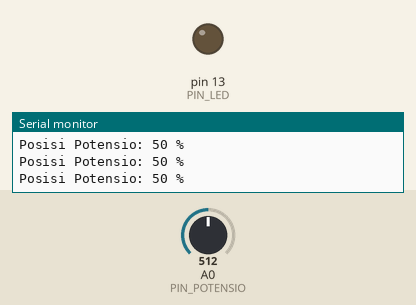
Recording of a sketch running on a simulated Arduino Uno, built with avr-gcc and run on an emulated ATmega328P. On the bench: output pins drawn as LEDs (lit = HIGH), the last lines printed to the serial monitor. The inputs (shaded band) are chosen by the test bench; at power-on: A0 (PIN_POTENSIO) = 512.

Above: at 2.1 s.
2.2 s: A0 (PIN_POTENSIO) set to 768
3.7 s: A0 (PIN_POTENSIO) set to 785
At 3.98 s:
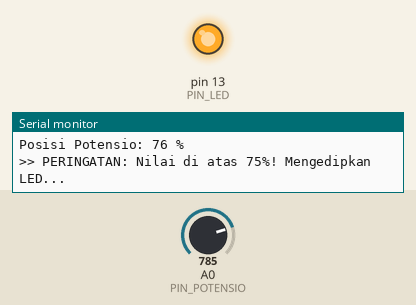
Timing chart, 0 to 12.7 s (numbered marks = the images above; inputs shaded):
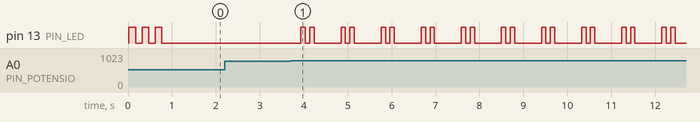

The sketch:

09_penggunaan_fungsi_arduino.ino
```cpp
// ==============================================================================
// MODUL 09: PENGGUNAAN FUNGSI DI ARDUINO
// ==============================================================================
// Tujuan Pembelajaran:
// 1. Memahami konsep fungsi di Arduino agar kode di void loop() rapi dan tidak
//    menumpuk berantakan.
// 2. Membuat fungsi VOID dengan parameter:
//    - Contoh: kedipkanLED(pin, jumlahKedip, jedaMs)
// 3. Membuat fungsi dengan NILAI BALIK (RETURN VALUE):
//    - Contoh: bacaPersenPotensio(pin) -> mengembalikan angka 0 sampai 100%
//
// Rangkaian (Wiring):
// - LED Anoda (+) -> Resistor 220 Ohm -> Pin Digital 13
// - Potensiometer Kaki Tengah -> Pin Analog A0
// ==============================================================================

const int PIN_LED = 13;
const int PIN_POTENSIO = A0;

// ------------------------------------------------------------------------------
// FUNGSI 1: VOID DENGAN PARAMETER
// Berfungsi mengedipkan LED sejumlah kali yang kita minta tanpa menulis ulang
// digitalWrite dan delay berkali-kali.
// ------------------------------------------------------------------------------
void kedipkanLED(int pin, int jumlahKedip, int jedaMs) {
  for (int i = 0; i < jumlahKedip; i++) {
    digitalWrite(pin, HIGH);
    delay(jedaMs);
    digitalWrite(pin, LOW);
    delay(jedaMs);
  }
}

// ------------------------------------------------------------------------------
// FUNGSI 2: DENGAN NILAI BALIK (RETURN VALUE)
// Berfungsi membaca analog sensor, lalu langsung mengonversinya menjadi persen (0-100)
// ------------------------------------------------------------------------------
int bacaPersenPotensio(int pinAnalog) {
  int nilaiMentah = analogRead(pinAnalog);           // Nilai 0 s/d 1023
  int persen = map(nilaiMentah, 0, 1023, 0, 100);    // Konversi ke 0 s/d 100%
  return persen;                                     // Kembalikan hasilnya
}

void setup() {
  Serial.begin(9600);
  pinMode(PIN_LED, OUTPUT);

  Serial.println("Program Fungsi Arduino Dimulai...");

  // Contoh penggunaan Fungsi 1 saat startup: Kedipkan LED 3x dengan cepat sebagai tanda alat aktif
  Serial.println("Mengedipkan LED 3x sebagai tanda inisialisasi...");
  kedipkanLED(PIN_LED, 3, 150); // Pin 13, kedip 3 kali, jeda 150 milidetik
}

void loop() {
  // Menggunakan Fungsi 2 untuk membaca nilai persen
  int persenSekarang = bacaPersenPotensio(PIN_POTENSIO);

  Serial.print("Posisi Potensio: ");
  Serial.print(persenSekarang);
  Serial.println(" %");

  // Jika potensiometer diputar lebih dari 75%, beri peringatan kedip 2x
  if (persenSekarang > 75) {
    Serial.println(">> PERINGATAN: Nilai di atas 75%! Mengedipkan LED...");
    kedipkanLED(PIN_LED, 2, 100);
  }

  delay(500);
}
```

Measured:
- the behaviour switches between 777 and 778 on A0 (PIN_POTENSIO) (found by bisection; images 0 and 1)
- after the input at 3.7 s, pin 13 (PIN_LED): LOW → HIGH after 0.24 s, then repeats every 0.91 s: LOW 0.10 s, HIGH 0.10 s, LOW 0.61 s, HIGH 0.10 s
